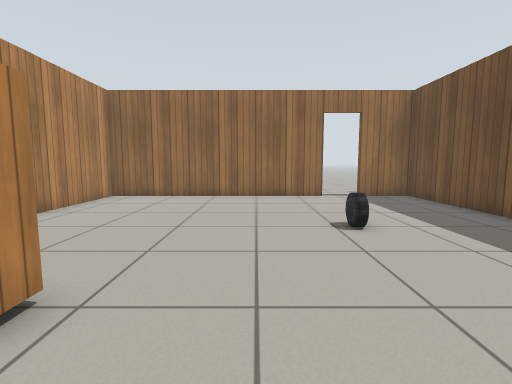
View 1 (above)

12 first-person views from a walk through a world built for the Gazebo simulator. The camera is 0.81 m above the floor, tilts 6° down and sees 85° across. The floor is counted in squares, 0.5 m on a side. Each view is taken from the middle of a square. On the plan, view 1 faces up. The plan holds only what a view shows up to about 15 squares ahead; the rest is blank. The robots in the file are not drawn. Gazebo's built-in surfaces are drawn with simple patterns.

View 2
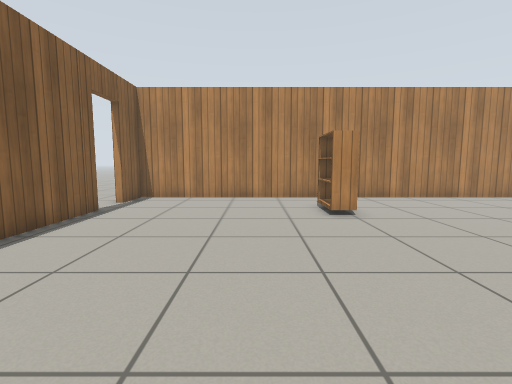

View 3
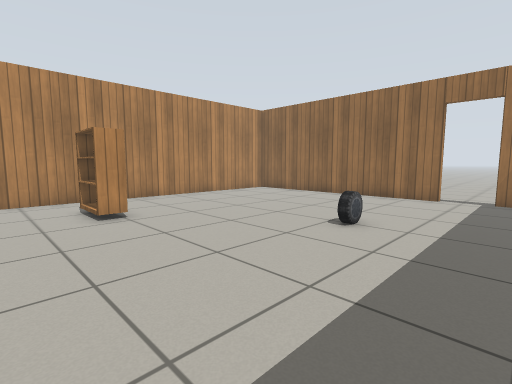

View 4
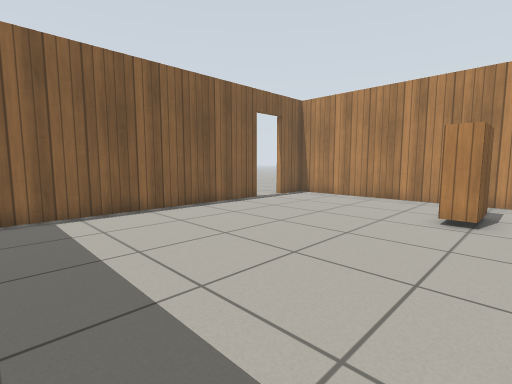

View 5
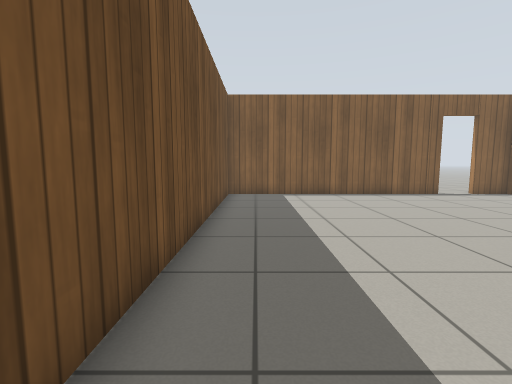

View 6
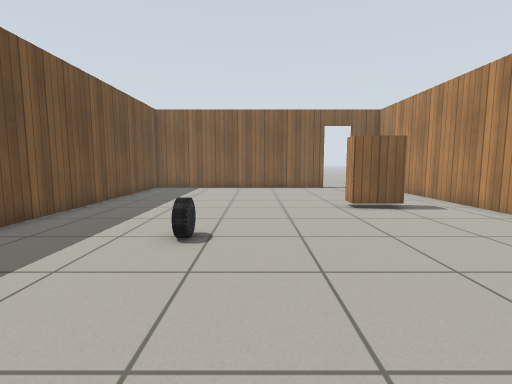

View 7
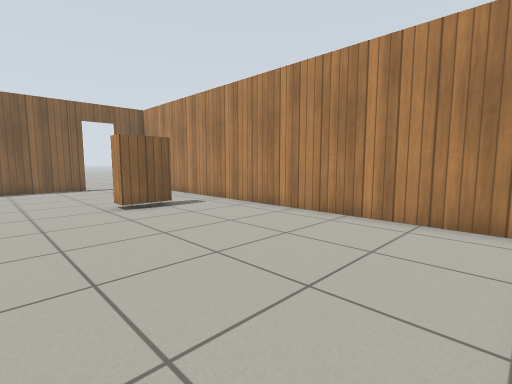

View 8
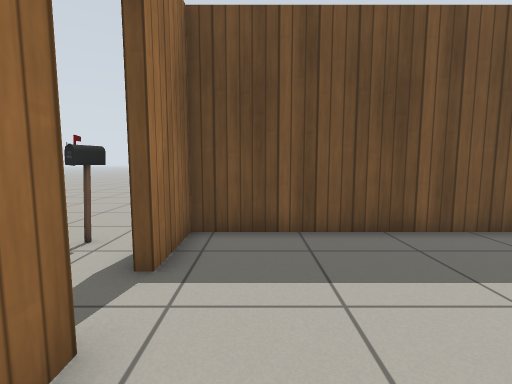

View 9
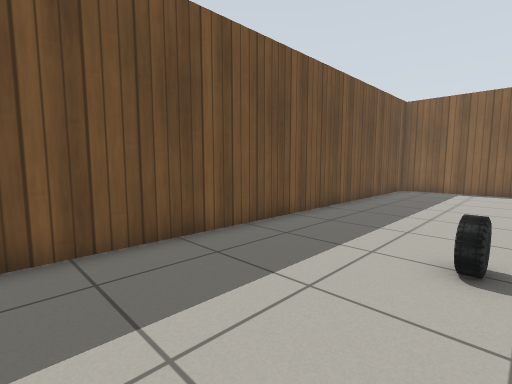

View 10
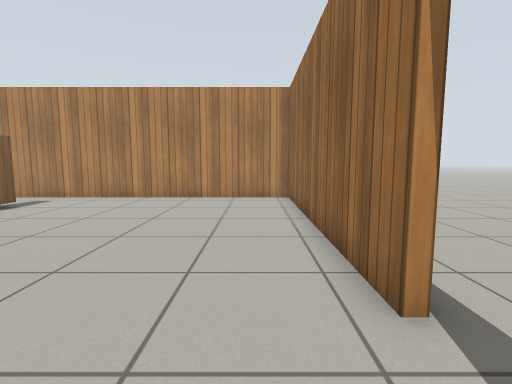

View 11
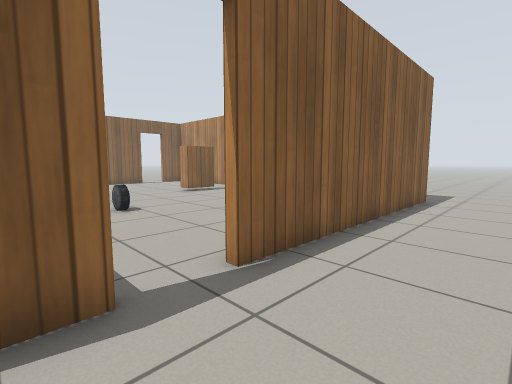

View 12
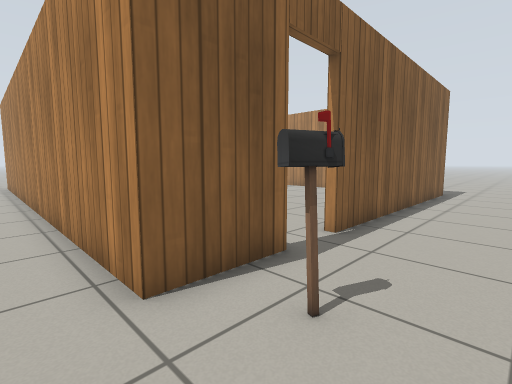

### Floor plan
Points are (right, up) in squares from view 1. A wall is a line through its corners. A room is listed if a view was taken in it or the views show most of it. See-through windows are left out.
Room 1 (views 1, 2, 3, 4, 5, 6, 7, 8, 9, 10)
walls: (3.2, 13.5) (-7, 13.5) (-7, -5.4) (-5.2, -5.4); (-3.5, -5.4) (7.4, -5.4) (7.4, 13.5) (5, 13.5)
ways out: open door at (-4.3, -5.7) to room 2; open door at (4.5, 14) to room 2
objects: bookshelf (-4, 3) to (-3, 3); car (2, 7)
Room 2 (views 11, 12)
walls: (5, 13.8) (7.7, 13.8) (7.7, -3.1); (-7.4, 13.8) (3.2, 13.8)
ways out: open door at (-4.3, -5.7) to room 1; open door at (4.5, 14) to room 1
objects: postbox (6, 15) to (7, 15)

Positions as (right, up) in squares from view 1, and headings:
1: (0, 0), facing up
2: (6, 0), facing left
3: (6, 0), facing up-left
4: (6, 4), facing down-left
5: (6, 9), facing down
6: (1, 13), facing down
7: (1, 13), facing down-left
8: (1, 12), facing right
9: (2, 12), facing down-right
10: (6, 12), facing left
11: (6, 17), facing down-left
12: (9, 17), facing down-left
